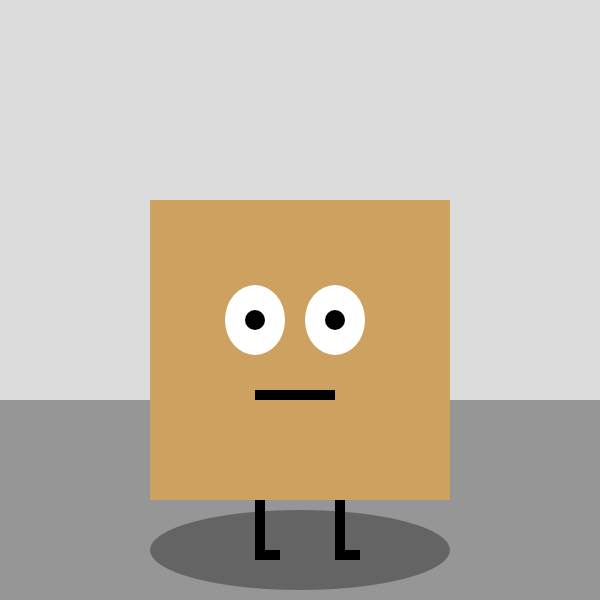
Frame 1 (no input)
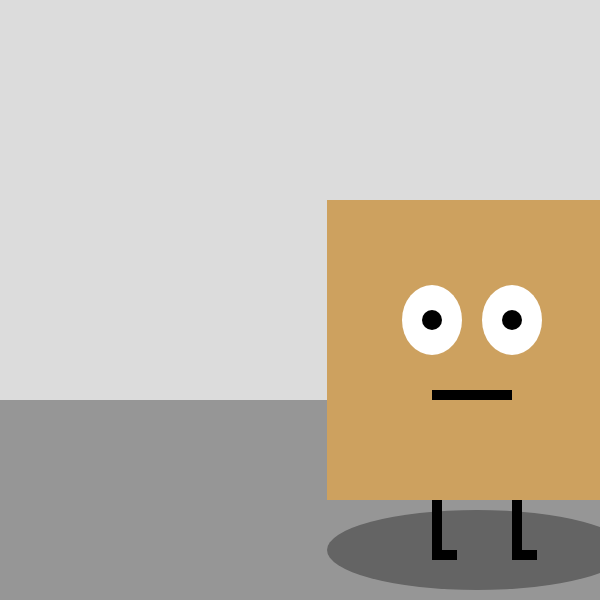
Frame 60 (no input)
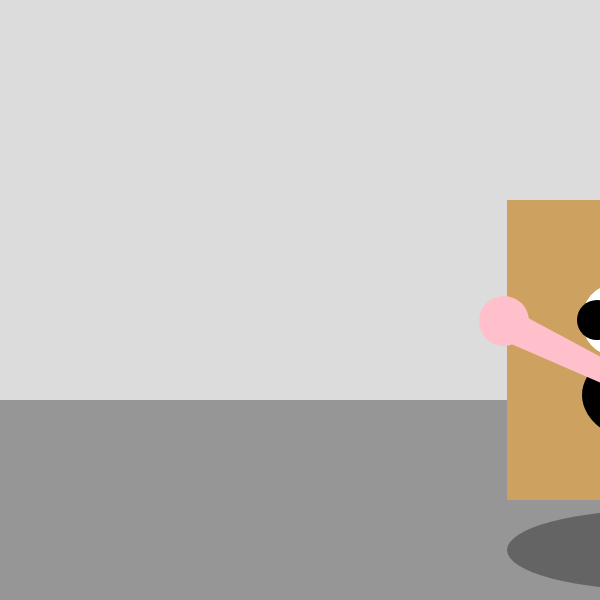
Frame 120 (the mouse pressed at the canvas centre since frame 60)

The p5.js sketch that drew these frames (run headless with seeded random() and noise() and a simulated clock; from frame 60 on, the mouse is pressed at the canvas centre):

// p5.js sketch
// ── sketch.js
var x = 0;

function setup() {
  createCanvas(600, 600);
}

function draw() {
  noStroke();
  background(220);
  //horizon
  fill(150);
  rect(0, 400, 600, 600);
  push();
  translate(x, 0); // also scale and rotate
  //  rect(0, height / 2, 50, 50);
  avatar()
  pop();
  if (x > width+500) {
    x = -500;
  }
  x = x + 3;

}

// ── avatar.js
function avatar(){

noStroke();

//horizon
fill(150)
rect(0, 400, 600, 600)

//shadow
fill(100)
ellipse(300,550, 300, 80)

//uncomment to float
//translate(0, -75)

//feet
fill('black');
rect(255,500,10,50);
rect(335,500,10,50);
rect(255, 550, 25,10);
rect(335, 550, 25,10);
//square
fill(205, 161, 95);
rect(150, 200, 300, 300);

//eyes
fill('white');
ellipse(255, 320, 60, 70)
ellipse(335, 320, 60, 70)

//pupils
fill('black');
if (mouseIsPressed){ellipse(240, 320, 40, 40)}
else{ellipse(255, 320, 20, 20)}
if (mouseIsPressed){ellipse(320,320, 40, 40)}
else{ellipse(335, 320, 20, 20)}

//mouth
if(mouseIsPressed){ellipse(300,395,150,100)}
else{rect(255, 390, 80, 10);}

//tongue
fill('pink');
if(mouseIsPressed){quad(145, 304, 313, 394,313, 413, 145, 340);
                ellipse(147,321,50,50)}
else{}
}
